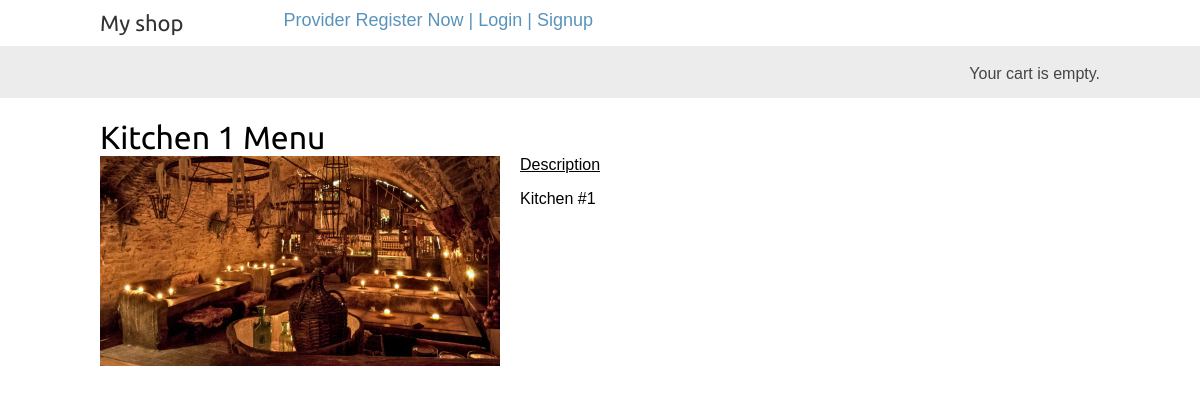
/home/user/1/, run on an earlier commit of the app's database.
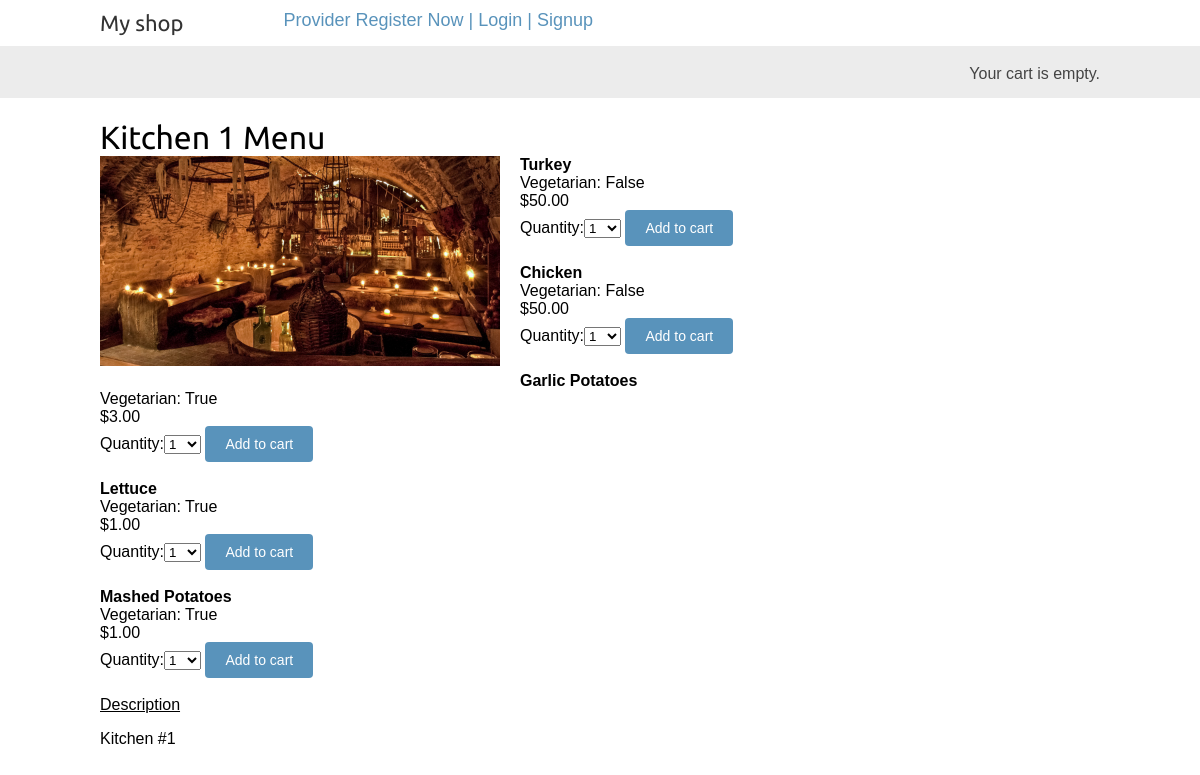
And on a later commit of the database.
### serviceProviderApp/models.py (models this page shows, shortened)
class menuItem(models.Model):
    name=models.CharField(max_length=200,db_index=True,default='')
    veg=models.BooleanField(default=False)
    price=models.DecimalField(max_digits=10, decimal_places=2,db_index=True,default='')

### userModule/views.py (the view)
# urls.py: url(r'^(?P<id>\d+)/$', views.kitchen_detail, name='kitchen_detail'),
def kitchen_detail(request, id):
    kitchen = get_object_or_404(Kitchen2Register, id=id)
    cart_product_form = CartAddProductForm()
    return render(request, 'userModule/kitchen_detail.html', {'kitchen': kitchen, 'cart_product_form': cart_product_form})

### cart/forms.py
class CartAddProductForm(forms.Form):
    quantity = forms.TypedChoiceField(choices=PRODUCT_QUANTITY_CHOICES,
                                      coerce=int)
    update = forms.BooleanField(required=False,
                                initial=False,
                                widget=forms.HiddenInput)

### userModule/templates/userModule/kitchen_detail.html (shortened to what this page needs)
{% extends "myApp/base.html" %}
{% load static %}
{% block content %}
    <div class="product-detail">
        <h1>{{ kitchen.name }} Menu</h1>
        <img src="{% if kitchen.image %}{{ kitchen.image.url }}{% else %}{% static "img/no_image.png" %}{% endif %}">
        {% for m in kitchen.menu.all %}
        <b>{{ m.name }}</b><br>
            Vegetarian: {{ m.veg }}<br>
            ${{ m.price }}<br>
            <form action="{% url "cart:cart_add" m.id %}" method="post">
                {{ cart_product_form }}
                <input type="submit" value="Add to cart">
            </form>
            <br>
        {% endfor %}
        <u>Description</u><br>
        {{ kitchen.description|linebreaks }}
    </div>
{% endblock %}

What changed in the data, as far as the page shows it:
added menuItem: name "Turkey", veg "False", price "50.00"
added menuItem: name "Chicken", veg "False", price "50.00"
added menuItem: name "Garlic Potatoes", veg "True", price "3.00"
added menuItem: name "Lettuce", veg "True", price "1.00"
added menuItem: name "Mashed Potatoes", veg "True", price "1.00"
